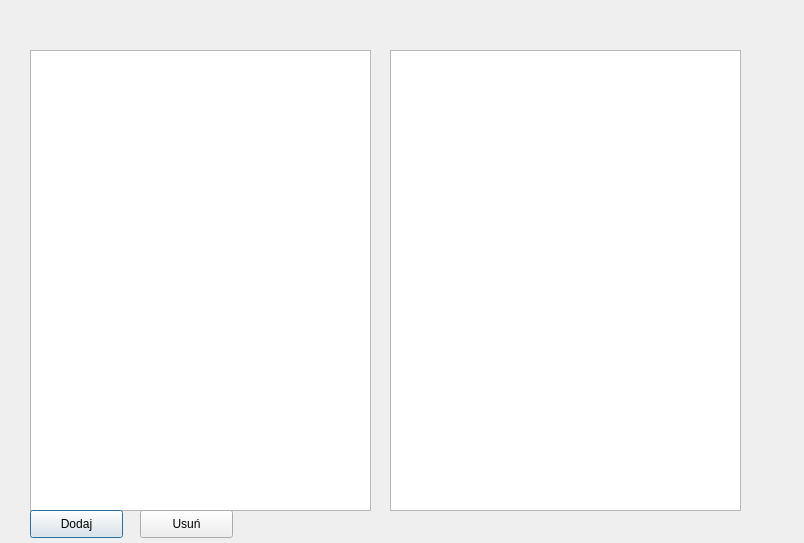
<?xml version="1.0" encoding="UTF-8"?>
<ui version="4.0">
 <class>eksplorator</class>
 <widget class="QDialog" name="eksplorator">
  <property name="geometry">
   <rect>
    <x>0</x>
    <y>0</y>
    <width>804</width>
    <height>543</height>
   </rect>
  </property>
  <property name="windowTitle">
   <string>Dialog</string>
  </property>
  <widget class="QListView" name="listView">
   <property name="geometry">
    <rect>
     <x>390</x>
     <y>50</y>
     <width>351</width>
     <height>461</height>
    </rect>
   </property>
  </widget>
  <widget class="QTreeView" name="treeView">
   <property name="geometry">
    <rect>
     <x>30</x>
     <y>50</y>
     <width>341</width>
     <height>461</height>
    </rect>
   </property>
  </widget>
  <widget class="QPushButton" name="pushButton">
   <property name="geometry">
    <rect>
     <x>30</x>
     <y>510</y>
     <width>93</width>
     <height>28</height>
    </rect>
   </property>
   <property name="text">
    <string>Dodaj</string>
   </property>
  </widget>
  <widget class="QPushButton" name="pushButton_2">
   <property name="geometry">
    <rect>
     <x>140</x>
     <y>510</y>
     <width>93</width>
     <height>28</height>
    </rect>
   </property>
   <property name="text">
    <string>Usuń</string>
   </property>
  </widget>
 </widget>
 <resources/>
 <connections/>
</ui>
